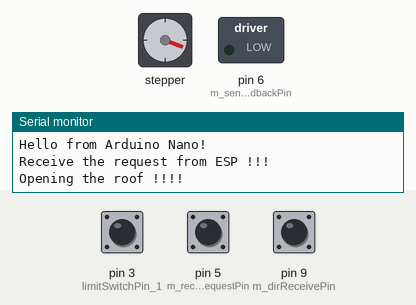
Simulated run of this sketch. Board: Arduino Nano, built with avr-gcc and run on an emulated ATmega328P. Parts: stepper motor, switched loads named in the sketch (green lamp = pin HIGH), the last lines printed to the serial monitor. Wiring (inferred from the names in the program): stepper motor driver (200 steps per turn assumed): step pin 7; direction pin 2; enable pin 8. Inputs (shaded band) come from the test bench; at power-on: pin 3 (limitSwitchPin_1) HIGH, pin 5 (m_receiveRequestPin) HIGH, pin 9 (m_dirReceivePin) HIGH. Pins used as bus, display or sensor lines are not drawn.

Above: at 1.2 s.
1.3 s: pin 3 (limitSwitchPin_1) pulled LOW for 0.15 s
At 2.3 s:
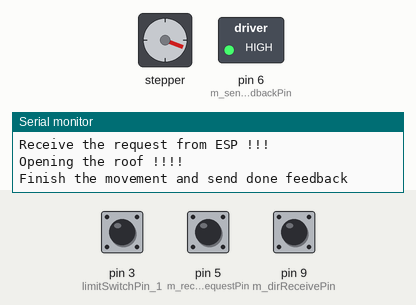
2.9 s: pin 5 (m_receiveRequestPin) pulled LOW for 0.15 s
At 3.4 s:
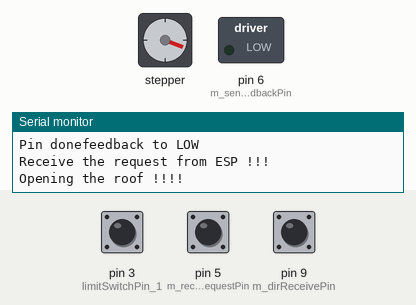
6.0 s: pin 3 (limitSwitchPin_1) pulled LOW for 1 s
At 7.1 s:
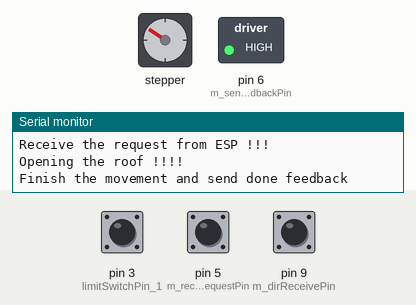
8.5 s: pin 5 (m_receiveRequestPin) pulled LOW for 1 s
At 8.9 s:
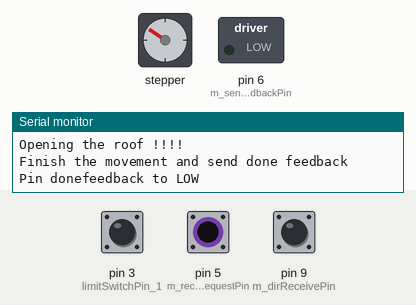
12.5 s: pin 3 (limitSwitchPin_1) pulled LOW for 0.15 s
At 13.2 s:
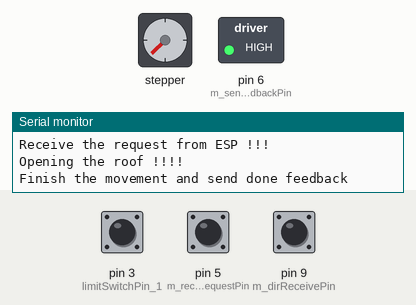
14.1 s: pin 5 (m_receiveRequestPin) pulled LOW for 0.15 s
At 14.4 s:
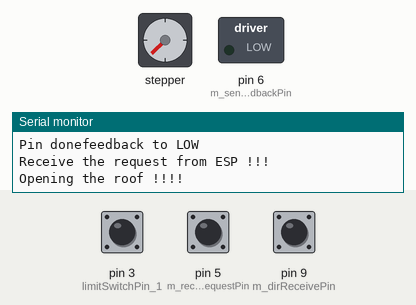
Timing chart, 0 to 64.7 s (numbered marks = the images above; inputs shaded):
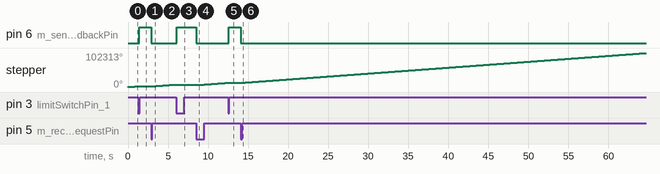

The sketch:

Control_Step_Motor.ino
```cpp
#include <SoftwareSerial.h>

// Pin definitions
const int m_receiveRequestPin = 5;
const int m_sendDoneFeedbackPin = 6;
const int m_dirReceivePin = 9;

const int stepPin = 7;
const int dirPin  = 2;
const int enPin   = 8;

int limitSwitchPin_1 = 3;
int limitSwitchPin_2 = 4;


enum {
  eMOVE_OPEN = HIGH,
  eMOVE_CLOSE = LOW,
};

void setup() {
  pinMode(m_sendDoneFeedbackPin, OUTPUT);
  pinMode(m_dirReceivePin, INPUT);
  pinMode(m_receiveRequestPin, INPUT_PULLUP); // Bật trở kéo lên

  // digitalWrite(reservedPin, LOW);

  pinMode(stepPin, OUTPUT);
  pinMode(dirPin, OUTPUT);
  pinMode(enPin, OUTPUT);

  digitalWrite(m_sendDoneFeedbackPin, LOW);

  digitalWrite(enPin, LOW); // Enable motor driver

  pinMode(limitSwitchPin_1, INPUT_PULLUP); // Bật trở kéo lên
  pinMode(limitSwitchPin_2, INPUT_PULLUP); // Bật trở kéo lên


  Serial.begin(9600);

  Serial.println("Hello from Arduino Nano!");
}

bool checkTouchStatus()
{
  if (digitalRead(limitSwitchPin_1) == LOW)
  {
    Serial.println("Sensor 1 is touching !!!");
    // return true;
  }

  if(digitalRead(limitSwitchPin_2) == LOW)
  {
    Serial.println("Sensor 2 is touching !!!");
  }

  return false;
}

bool checkRequestStatus()
{
  if (digitalRead(m_receiveRequestPin) == HIGH)
  {
    Serial.println("Receive request touching !!!");
    // return true;
  }

  if(digitalRead(m_dirReceivePin) == LOW)
  {
    Serial.println("Dir request is LOW !!!");
  }

  if(digitalRead(m_dirReceivePin) == eMOVE_OPEN)
  {
    Serial.println("Dir request is eMOVE_OPEN !!!");
  } else {
    Serial.println("Dir request is eMOVE_CLOSED !!!");
  }

  return false;
}

void loop()
{
  // checkTouchStatus();
  // checkRequestStatus();

  if(digitalRead(m_receiveRequestPin) == HIGH)
  {
    Serial.println("Receive the request from ESP !!!");
    if (digitalRead(m_dirReceivePin) == eMOVE_OPEN)
    {
      Serial.println ("Opening the roof !!!!");
    } else if (digitalRead(m_dirReceivePin) == eMOVE_CLOSE)
      Serial.println ("Closing the roof !!!!");

    if (digitalRead(m_dirReceivePin) == eMOVE_CLOSE) // Roof is opened
    {
goback_close:
      while(digitalRead(limitSwitchPin_2) == HIGH)
      {
        runMotor(eMOVE_CLOSE);
      }
      delay(100);
      // This goto to avoid missing the sensor read
      if (digitalRead(limitSwitchPin_2) == HIGH) {
        goto goback_close;
      }
    }
    else if (digitalRead(m_dirReceivePin) == eMOVE_OPEN) // Roof is closed
    {
goback_open:
      while(digitalRead(limitSwitchPin_1) == HIGH) {
        runMotor(eMOVE_OPEN);
      }
      delay(100);
      // This goto to avoid missing the sensor read
      if (digitalRead(limitSwitchPin_1) == HIGH) {
        goto goback_open;
      }

    }
    Serial.println("Finish the movement and send done feedback");
    digitalWrite( m_sendDoneFeedbackPin, HIGH);

    while(digitalRead(m_receiveRequestPin) == HIGH);

    // Waiting to request pin to LOW.
    Serial.println("Pin donefeedback to LOW");
    digitalWrite( m_sendDoneFeedbackPin, LOW);
  }
}

void runMotor(int direction) {
  digitalWrite(dirPin, direction);

  #define STEP 1
  for (int i = 0; i < STEP; i++) {
    digitalWrite(stepPin, HIGH);
    delayMicroseconds(500);
    digitalWrite(stepPin, LOW);
    delayMicroseconds(500);
  }

  // delay(10);
}
```

Measured:
- after the input at 1.3 s, pin 6 (m_sendDoneFeedbackPin): LOW → HIGH after 0.10 s; stepper: stops changing and stays 2271°
- after the input at 2.9 s, pin 6 (m_sendDoneFeedbackPin): HIGH → LOW at once; stepper: keeps turning clockwise at about 1774°/s, starting after 0.15 s
- after the input at 6.0 s, pin 6 (m_sendDoneFeedbackPin): LOW → HIGH after 0.10 s
- after the input at 8.5 s, pin 6 (m_sendDoneFeedbackPin): HIGH → LOW at once; stepper: keeps turning clockwise at about 1774°/s, starting after 1.0 s
- after the input at 12.5 s, pin 6 (m_sendDoneFeedbackPin): LOW → HIGH after 0.10 s
- after the input at 14.1 s, pin 6 (m_sendDoneFeedbackPin): HIGH → LOW at once; stepper: keeps turning clockwise at about 1774°/s, starting after 0.15 s
- by itself, stepper: keeps turning clockwise at about 1776°/s
